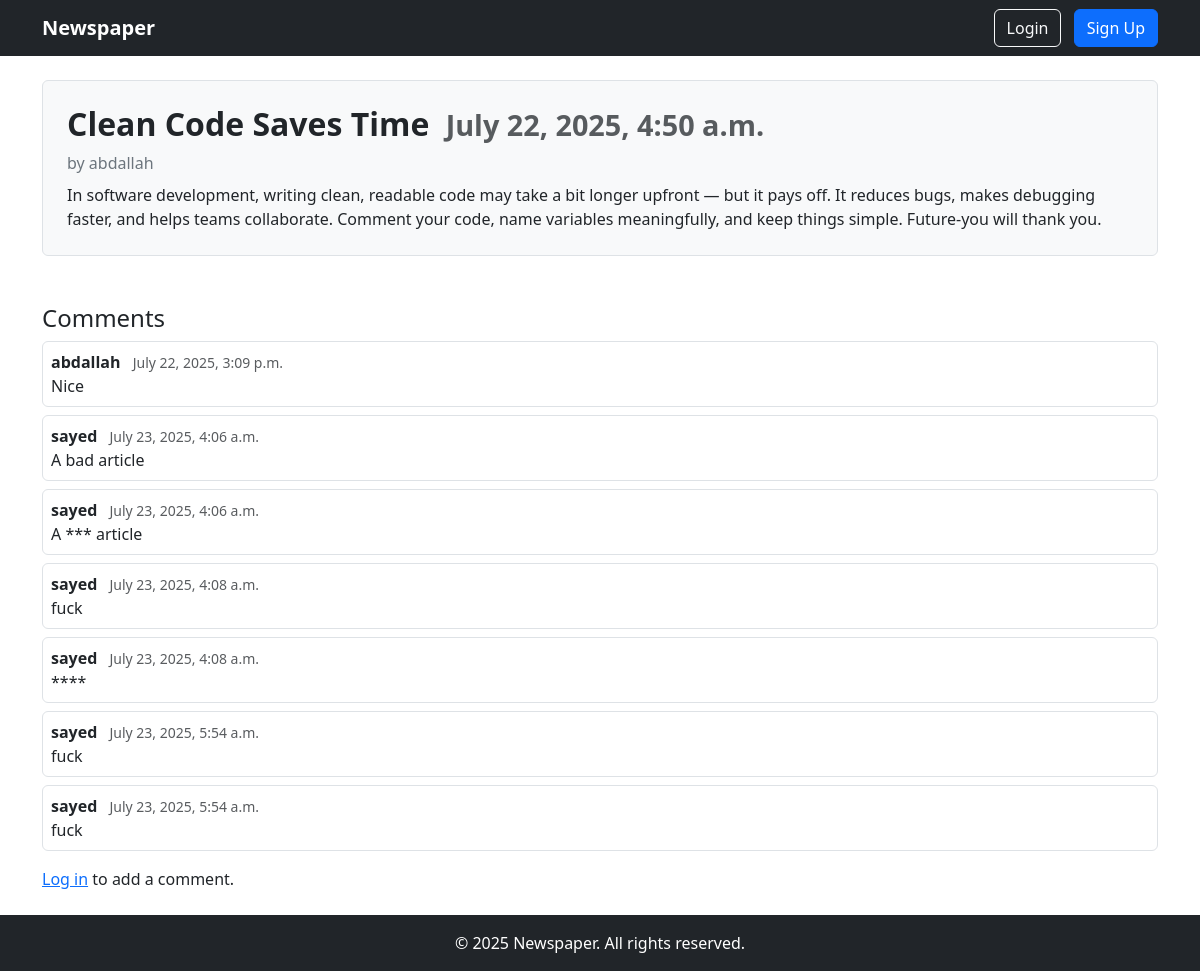
Screenshot of /article/4 with the database file from the repository.
### articles/models.py (models this page shows, shortened)
class Article(models.Model):
    title = models.CharField(max_length=100)
    body = models.TextField()
    author = models.ForeignKey(User, on_delete=models.CASCADE)
    create_at = models.DateTimeField(auto_now_add=True)  # Add Date Automatically

class Comment(models.Model):
    article = models.ForeignKey(
        Article,
        null=True,
        blank=False,
        on_delete=models.CASCADE,
        related_name="comments",
    )
    writer = models.ForeignKey(User, on_delete=models.CASCADE)
    content = models.CharField(max_length=100)
    date = models.DateTimeField(auto_now_add=True)
    illegal_words = ["Fuck", "Ugly", "Bad"]

### articles/views.py (the view, shortened to what this page needs)
# urls.py: path("article/<int:pk>", views.ArticleDetails, name="article_details"),
def ArticleDetails(request, pk):
    article = Article.objects.get(id=pk)
    comments = article.comments.all()
    form = CommentForm()
    context = {"article": article, "comments": comments, "comment_form": form}
    return render(request, "articles/article_details.html", context)

### templates/articles/article_details.html (shortened to what this page needs)
{% extends "base.html" %} {% block content %}
<div class="p-4 border rounded bg-light">
  <h2 class="fw-bold">
    {{ article.title }}
    <small class="text-muted ms-2" style="font-size: 0.9em"
      >{{ article.create_at }}</small
    >
  </h2>
  <div class="mb-2">
    <span class="text-secondary">by {{ article.author }}</span>
  </div>
  <div>{{ article.body }}</div>
</div>
<div class="mt-5">
  <h4>Comments</h4>
  {% if comments %} {% for comment in comments %}
  <div class="border rounded p-2 mb-2 bg-white">
    <strong>{{ comment.writer }}</strong>
    <small class="text-muted ms-2">{{ comment.date }}</small>
    <div>{{ comment.content }}</div>
  </div>
  {% endfor %} {% else %}
  <p class="text-muted">No comments yet.</p>
  {% endif %} {% if user.is_authenticated %}
  <form method="post" class="mt-4">
    {% csrf_token %} {{ comment_form.as_p }}
    <button type="submit" class="btn btn-primary">Post Comment</button>
  </form>
  {% else %}
  <div class="mt-3">
    <a href="{% url 'login' %}">Log in</a> to add a comment.
  </div>
  {% endif %}
</div>
{% endblock content %}

### rows the page displays
Article: title "Clean Code Saves Time", create_at "July 22, 2025, 4:50 a.m.", author "abdallah", body "In software development, writing clean, readable code may take a bit longer upfront — but it pays off. It reduces bugs, makes debugging faster, and helps teams collaborate. Comment your code, name variables meaningfully, and keep things simple. Future-you will thank you."
Comment: writer "abdallah", date "July 22, 2025, 3:09 p.m.", content "Nice"
Comment: writer "sayed", date "July 23, 2025, 4:06 a.m.", content "A bad article"
Comment: writer "sayed", date "July 23, 2025, 4:06 a.m.", content "A *** article"
Comment: writer "sayed", date "July 23, 2025, 4:08 a.m.", content "fuck"
Comment: writer "sayed", date "July 23, 2025, 4:08 a.m.", content "****"
Comment: writer "sayed", date "July 23, 2025, 5:54 a.m.", content "fuck"
Comment: writer "sayed", date "July 23, 2025, 5:54 a.m.", content "fuck"

### other values shown
{{ year|default:2025 }} "2025"
